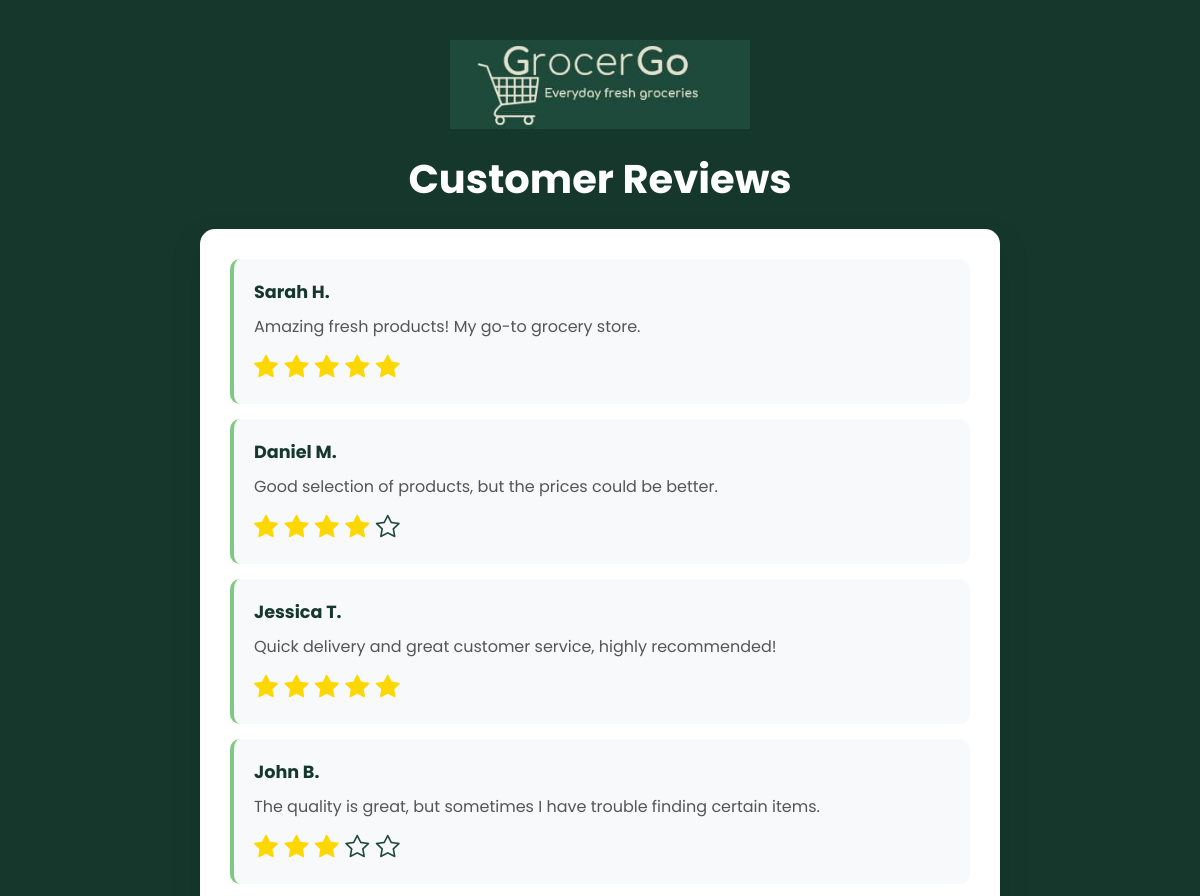
Page /frontend/Reviews.php (upper part) on the earlier database version.
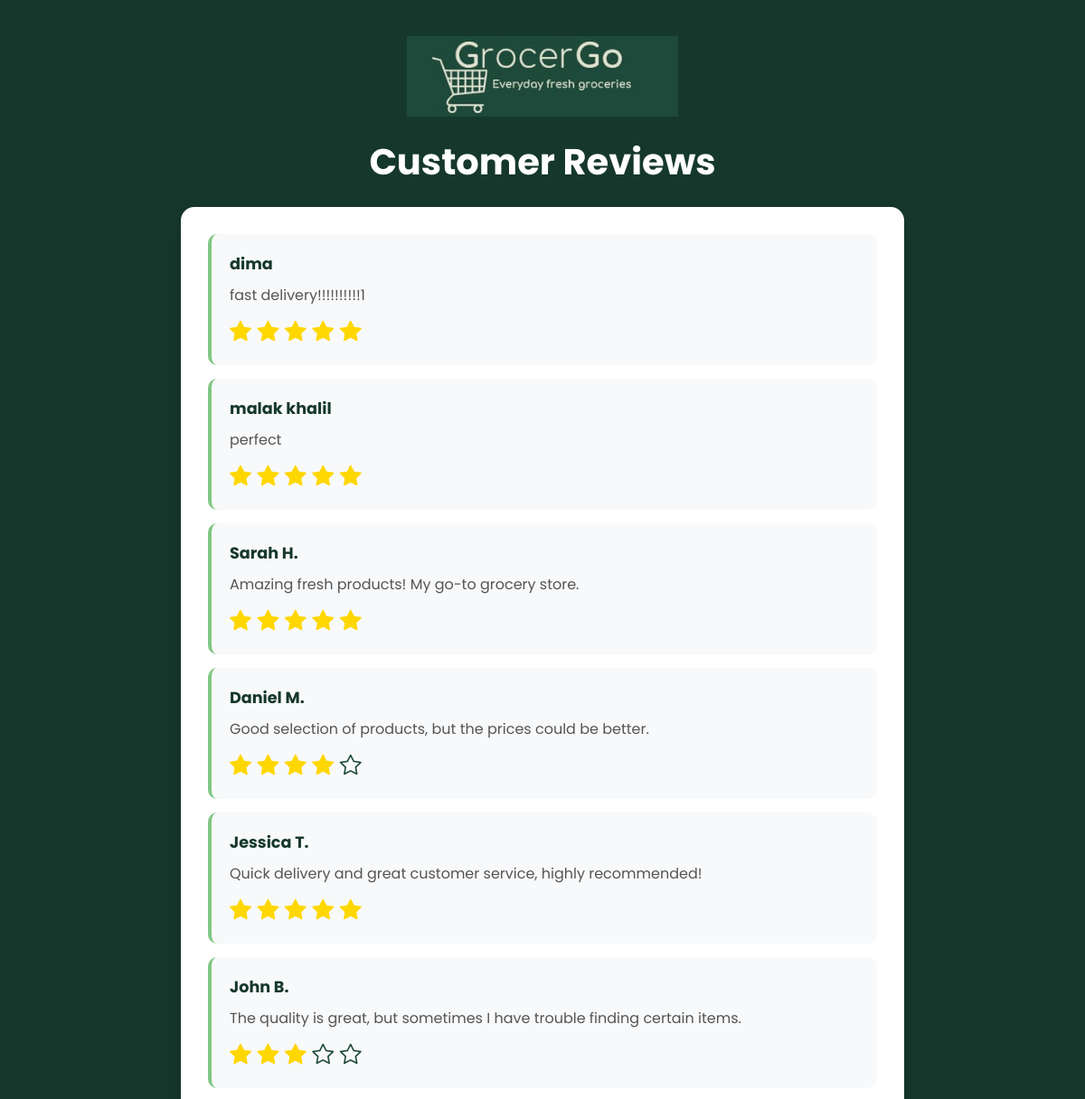
Same page on the later database version.
### tables this page shows
CREATE TABLE IF NOT EXISTS `reviews` (
  `id` int NOT NULL AUTO_INCREMENT,
  `name` varchar(255) NOT NULL,
  `review_text` text NOT NULL,
  `rating` int NOT NULL,
  `created_at` timestamp NULL DEFAULT CURRENT_TIMESTAMP,
  PRIMARY KEY (`id`)
);

### frontend/Reviews.php (the view, shortened to what this page needs)
<?php
$host = 'localhost';
$dbname = 'grocergo';
$user = 'root';
$pass = '';
try {
    $pdo = new PDO("mysql:host=$host;dbname=$dbname;charset=utf8", $user, $pass);
    $pdo->setAttribute(PDO::ATTR_ERRMODE, PDO::ERRMODE_EXCEPTION);
    $stmt = $pdo->query("SELECT * FROM reviews ORDER BY created_at DESC");
    $reviews = $stmt->fetchAll(PDO::FETCH_ASSOC);
} catch (PDOException $e) {
    die("Database connection failed: " . $e->getMessage());
}
?>
<!DOCTYPE html>
<html lang="en">
<head>
    <link rel="stylesheet" href="https://cdn.jsdelivr.net/npm/bootstrap-icons@1.11.3/font/bootstrap-icons.min.css">
</head>
<body>
    <div class="container">
        <div class="logo-container">
            <img width="300px" src="../Images/LogoForLogin.png" alt="GrocerGo Logo">
        </div>
        <h1>Customer Reviews</h1>
        <div class="review-section">
            <div id="reviews">
                <?php if (empty($reviews)): ?>
                    <p>No reviews yet. Be the first to review!</p>
                <?php else: ?>
                    <?php foreach ($reviews as $review): ?>
                        <div class="review">
                            <strong><?php echo htmlspecialchars($review['name']); ?></strong>
                            <p><?php echo htmlspecialchars($review['review_text']); ?></p>
                            <div class="stars">
                                <?php for ($i = 1; $i <= 5; $i++): ?>
                                    <i class="bi bi-star<?php echo $i <= $review['rating'] ? '-fill' : ''; ?>"></i>
                                <?php endfor; ?>
                            </div>
                        </div>
                    <?php endforeach; ?>
                <?php endif; ?>
            </div>
        </div>
    </div>
</body>
</html>

### frontend/Reviews.php (style rules this page uses)
:root { --primary-color: #1E4A3B; --primary-dark: #16382c; --primary-light: #81C784; --text-light: #fff; --text-dark: #333; --transition: all 0.3s ease; }
body { font-family: 'Poppins', sans-serif; background-color: var(--primary-dark); color: white; margin: 0; padding: 0; min-height: 100vh; animation: fadeIn 1s ease-in-out; }
.container { max-width: 800px; margin: 0 auto; padding: 20px; margin-top: 0; }
.logo-container { display: flex; justify-content: center; margin: 20px 0; animation: slideInDown 0.8s ease; }
h1 { font-size: 2.5rem; margin: 20px 0; text-align: center; color: var(--text-light); animation: fadeIn 1s ease 0.3s both; }
.review-section { background: white; border-radius: 15px; box-shadow: 0 10px 30px rgba(0, 0, 0, 0.15); padding: 30px; margin-bottom: 30px; margin-top: 0; animation: slideInUp 0.8s ease 0.5s both; }
.review { background: #f8f9fa; padding: 20px; border-radius: 10px; margin-bottom: 15px; border-left: 4px solid var(--primary-light); transition: var(--transition); }
.review strong { color: var(--primary-dark); font-size: 1.1rem; }
.review p { color: #555; margin: 10px 0 0; line-height: 1.5; }
.stars { font-size: 1.5rem; margin-top: 10px; }
.stars i { color: var(--primary-color); }
.stars .bi-star-fill { color: gold; }

Differences in the rows shown:
added reviews: name "dima", review_text "fast delivery!!!!!!!!!!1", rating 5 (drawn)
added reviews: name "malak khalil", review_text "perfect", rating 5 (drawn)
